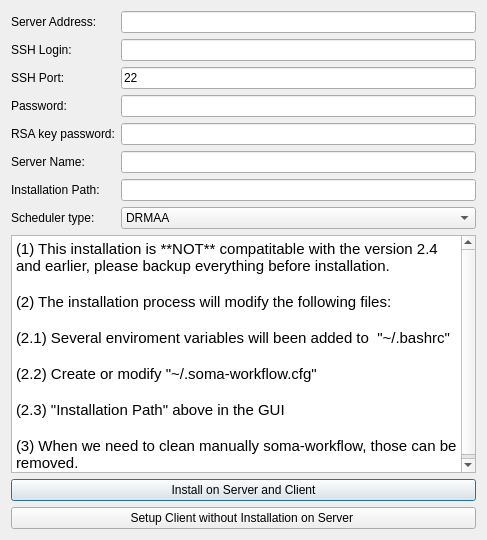
<?xml version="1.0" encoding="UTF-8"?>
<ui version="4.0">
 <class>ServerNewDlg</class>
 <widget class="QDialog" name="ServerNewDlg">
  <property name="geometry">
   <rect>
    <x>0</x>
    <y>0</y>
    <width>487</width>
    <height>540</height>
   </rect>
  </property>
  <property name="windowTitle">
   <string>Install soma-workflow on a ressource</string>
  </property>
  <property name="modal">
   <bool>true</bool>
  </property>
  <layout class="QVBoxLayout" name="verticalLayout">
   <item>
    <layout class="QGridLayout" name="gridLayout">
     <item row="0" column="0">
      <widget class="QLabel" name="label_5">
       <property name="text">
        <string>Server Address:</string>
       </property>
      </widget>
     </item>
     <item row="0" column="1">
      <widget class="QLineEdit" name="lineEdit_cluster_add">
       <property name="toolTip">
        <string>&lt;html&gt;&lt;head/&gt;&lt;body&gt;&lt;p&gt;address or IP of the computing resource (submitting machine for a cluster)&lt;/p&gt;&lt;/body&gt;&lt;/html&gt;</string>
       </property>
      </widget>
     </item>
     <item row="1" column="0">
      <widget class="QLabel" name="label_3">
       <property name="text">
        <string>SSH Login:</string>
       </property>
      </widget>
     </item>
     <item row="1" column="1">
      <widget class="QLineEdit" name="lineEdit_login"/>
     </item>
     <item row="2" column="0">
      <widget class="QLabel" name="label_4">
       <property name="text">
        <string>SSH Port:</string>
       </property>
      </widget>
     </item>
     <item row="2" column="1">
      <widget class="QLineEdit" name="lineEdit_Port">
       <property name="text">
        <string>22</string>
       </property>
      </widget>
     </item>
     <item row="3" column="0">
      <widget class="QLabel" name="label_2">
       <property name="text">
        <string>Password:</string>
       </property>
      </widget>
     </item>
     <item row="3" column="1">
      <widget class="QLineEdit" name="lineEdit_PW">
       <property name="toolTip">
        <string>&lt;html&gt;&lt;head/&gt;&lt;body&gt;&lt;p&gt;the password is not needed if the user has a RSA key known on the server.&lt;/p&gt;&lt;/body&gt;&lt;/html&gt;</string>
       </property>
       <property name="echoMode">
        <enum>QLineEdit::Password</enum>
       </property>
      </widget>
     </item>
     <item row="4" column="0">
      <widget class="QLabel" name="label_6">
       <property name="text">
        <string>RSA key password:</string>
       </property>
      </widget>
     </item>
     <item row="4" column="1">
      <widget class="QLineEdit" name="lineEdit_RSAKeyPW">
       <property name="toolTip">
        <string>&lt;html&gt;&lt;head/&gt;&lt;body&gt;&lt;p&gt;only needed if the RSA ssh key has a password&lt;/p&gt;&lt;/body&gt;&lt;/html&gt;</string>
       </property>
       <property name="echoMode">
        <enum>QLineEdit::Password</enum>
       </property>
      </widget>
     </item>
     <item row="5" column="0">
      <widget class="QLabel" name="label">
       <property name="text">
        <string>Server Name:</string>
       </property>
      </widget>
     </item>
     <item row="5" column="1">
      <widget class="QLineEdit" name="lineEdit_ResName">
       <property name="toolTip">
        <string>&lt;html&gt;&lt;head/&gt;&lt;body&gt;&lt;p&gt;identifier assigned to this computing resource. It's OK to change it.&lt;/p&gt;&lt;/body&gt;&lt;/html&gt;</string>
       </property>
      </widget>
     </item>
     <item row="6" column="0">
      <widget class="QLabel" name="label_7">
       <property name="text">
        <string>Installation Path:</string>
       </property>
      </widget>
     </item>
     <item row="6" column="1">
      <widget class="QLineEdit" name="lineEdit_InstallPath">
       <property name="toolTip">
        <string>&lt;html&gt;&lt;head/&gt;&lt;body&gt;&lt;p&gt;Where on the &lt;span style=&quot; font-weight:600;&quot;&gt;server&lt;/span&gt; soma-workflow software code will be installed.&lt;/p&gt;&lt;p&gt;It does not affect the paths used to store soma-workflow database and files when running.&lt;/p&gt;&lt;/body&gt;&lt;/html&gt;</string>
       </property>
      </widget>
     </item>
     <item row="7" column="0">
      <widget class="QLabel" name="label_8">
       <property name="text">
        <string>Scheduler type:</string>
       </property>
      </widget>
     </item>
     <item row="7" column="1">
      <widget class="QComboBox" name="comboBox_schedulerType">
       <property name="toolTip">
        <string>&lt;html&gt;&lt;head/&gt;&lt;body&gt;&lt;p&gt;Scheduler type:&lt;/p&gt;&lt;p&gt;&lt;span style=&quot; font-weight:600;&quot;&gt;DRMAA&lt;/span&gt; is the normal scheduler type on a cluster which is running a DRMS like Torque/PBS, Slurm, Grid Engine, Condor and so on. The DRMAA implementation for &lt;span style=&quot; font-weight:600;&quot;&gt;this specific&lt;/span&gt; DRMS has to be already installed on the cluster. Note that installing DRMAA does not require any administrator priviledge.&lt;/p&gt;&lt;p&gt;&lt;span style=&quot; font-weight:600;&quot;&gt;Local basic&lt;/span&gt; is the intenal Soma-Workflow scheduler, which runs locally on the computing resoure. It can thus exploit all the cores of the resource, locally: this means it is &lt;span style=&quot; font-weight:600;&quot;&gt;not&lt;/span&gt; a DRMS (job submission system) and should not be used on a cluster, because it will then run jobs on the cluster front-end, not on the cluster nodes.&lt;/p&gt;&lt;p&gt;&lt;span style=&quot; font-weight:600;&quot;&gt;MPI&lt;/span&gt; is the scheduler used on clusters which will only run a limited number of jobs simultaneously (maybe just one). See the docs to use it, it works &amp;quot;differently&amp;quot;.&lt;/p&gt;&lt;/body&gt;&lt;/html&gt;</string>
       </property>
       <item>
        <property name="text">
         <string>DRMAA</string>
        </property>
       </item>
       <item>
        <property name="text">
         <string>local basic (SWF)</string>
        </property>
       </item>
       <item>
        <property name="text">
         <string>MPI</string>
        </property>
       </item>
      </widget>
     </item>
    </layout>
   </item>
   <item>
    <widget class="QTextEdit" name="textEdit">
     <property name="html">
      <string>&lt;!DOCTYPE HTML PUBLIC &quot;-//W3C//DTD HTML 4.0//EN&quot; &quot;http://www.w3.org/TR/REC-html40/strict.dtd&quot;&gt;
&lt;html&gt;&lt;head&gt;&lt;meta name=&quot;qrichtext&quot; content=&quot;1&quot; /&gt;&lt;style type=&quot;text/css&quot;&gt;
p, li { white-space: pre-wrap; }
&lt;/style&gt;&lt;/head&gt;&lt;body style=&quot; font-family:'Sans Serif'; font-size:9pt; font-weight:400; font-style:normal;&quot;&gt;
&lt;p style=&quot; margin-top:0px; margin-bottom:0px; margin-left:0px; margin-right:0px; -qt-block-indent:0; text-indent:0px;&quot;&gt;&lt;span style=&quot; font-family:'Ubuntu'; font-size:11pt;&quot;&gt;(1) This installation is **NOT** compatitable with the version 2.4 and earlier, please backup everything before installation. &lt;/span&gt;&lt;/p&gt;
&lt;p style=&quot;-qt-paragraph-type:empty; margin-top:0px; margin-bottom:0px; margin-left:0px; margin-right:0px; -qt-block-indent:0; text-indent:0px; font-family:'Ubuntu'; font-size:11pt;&quot;&gt;&lt;br /&gt;&lt;/p&gt;
&lt;p style=&quot; margin-top:0px; margin-bottom:0px; margin-left:0px; margin-right:0px; -qt-block-indent:0; text-indent:0px;&quot;&gt;&lt;span style=&quot; font-family:'Ubuntu'; font-size:11pt;&quot;&gt;(2) The installation process will modify the following files: &lt;/span&gt;&lt;/p&gt;
&lt;p style=&quot;-qt-paragraph-type:empty; margin-top:0px; margin-bottom:0px; margin-left:0px; margin-right:0px; -qt-block-indent:0; text-indent:0px; font-family:'Ubuntu'; font-size:11pt;&quot;&gt;&lt;br /&gt;&lt;/p&gt;
&lt;p style=&quot; margin-top:0px; margin-bottom:0px; margin-left:0px; margin-right:0px; -qt-block-indent:0; text-indent:0px;&quot;&gt;&lt;span style=&quot; font-family:'Ubuntu'; font-size:11pt;&quot;&gt;(2.1) Several enviroment variables will been added to  &amp;quot;~/.bashrc&amp;quot;&lt;/span&gt;&lt;/p&gt;
&lt;p style=&quot;-qt-paragraph-type:empty; margin-top:0px; margin-bottom:0px; margin-left:0px; margin-right:0px; -qt-block-indent:0; text-indent:0px; font-family:'Ubuntu'; font-size:11pt;&quot;&gt;&lt;br /&gt;&lt;/p&gt;
&lt;p style=&quot; margin-top:0px; margin-bottom:0px; margin-left:0px; margin-right:0px; -qt-block-indent:0; text-indent:0px;&quot;&gt;&lt;span style=&quot; font-family:'Ubuntu'; font-size:11pt;&quot;&gt;(2.2) Create or modify &amp;quot;~/.soma-workflow.cfg&amp;quot;&lt;/span&gt;&lt;/p&gt;
&lt;p style=&quot;-qt-paragraph-type:empty; margin-top:0px; margin-bottom:0px; margin-left:0px; margin-right:0px; -qt-block-indent:0; text-indent:0px; font-family:'Ubuntu'; font-size:11pt;&quot;&gt;&lt;br /&gt;&lt;/p&gt;
&lt;p style=&quot; margin-top:0px; margin-bottom:0px; margin-left:0px; margin-right:0px; -qt-block-indent:0; text-indent:0px;&quot;&gt;&lt;span style=&quot; font-family:'Ubuntu'; font-size:11pt;&quot;&gt;(2.3) &amp;quot;Installation Path&amp;quot; above in the GUI&lt;/span&gt;&lt;/p&gt;
&lt;p style=&quot;-qt-paragraph-type:empty; margin-top:0px; margin-bottom:0px; margin-left:0px; margin-right:0px; -qt-block-indent:0; text-indent:0px; font-family:'Ubuntu'; font-size:11pt;&quot;&gt;&lt;br /&gt;&lt;/p&gt;
&lt;p style=&quot; margin-top:0px; margin-bottom:0px; margin-left:0px; margin-right:0px; -qt-block-indent:0; text-indent:0px;&quot;&gt;&lt;span style=&quot; font-family:'Ubuntu'; font-size:11pt;&quot;&gt;(3) When we need to clean manually soma-workflow, those can be removed.&lt;/span&gt;&lt;/p&gt;&lt;/body&gt;&lt;/html&gt;</string>
     </property>
    </widget>
   </item>
   <item>
    <layout class="QGridLayout" name="gridLayout_2">
     <item row="0" column="0">
      <widget class="QPushButton" name="pushButton_Install">
       <property name="text">
        <string>Install on Server and Client</string>
       </property>
      </widget>
     </item>
     <item row="1" column="0">
      <widget class="QPushButton" name="pushButton_Connect">
       <property name="text">
        <string>Setup Client without Installation on Server </string>
       </property>
      </widget>
     </item>
    </layout>
   </item>
  </layout>
 </widget>
 <tabstops>
  <tabstop>lineEdit_cluster_add</tabstop>
  <tabstop>lineEdit_login</tabstop>
  <tabstop>lineEdit_Port</tabstop>
  <tabstop>lineEdit_PW</tabstop>
  <tabstop>lineEdit_RSAKeyPW</tabstop>
  <tabstop>lineEdit_ResName</tabstop>
  <tabstop>lineEdit_InstallPath</tabstop>
  <tabstop>comboBox_schedulerType</tabstop>
  <tabstop>pushButton_Install</tabstop>
  <tabstop>pushButton_Connect</tabstop>
  <tabstop>textEdit</tabstop>
 </tabstops>
 <resources/>
 <connections/>
</ui>
